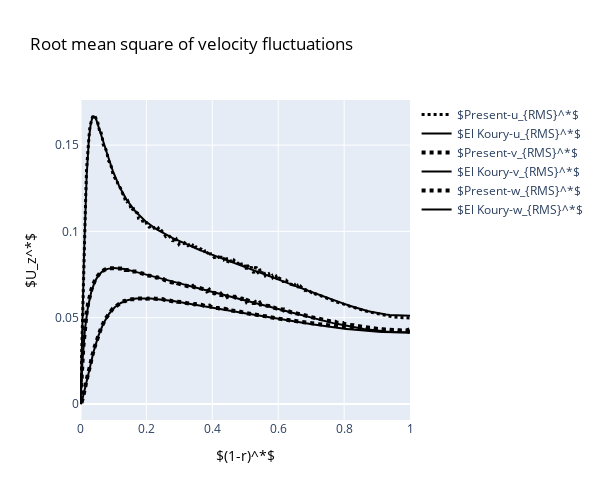

Here is the notebook cell this chart was saved with:
### Code cell
fig = go.Figure()
fig.add_trace(go.Scatter( 
                        x=dfrms_avg.dist_norm, y=z_rms_smoothed,
                         name='$Present-u_{RMS}^*$', line = dict(color='black', width=3,   dash='dot')))
fig.add_trace(go.Scatter(x=df.OneMin_rPlus, y=df.Uz_rmsPlus, 
                         name= '$El Koury-u_{RMS}^*$', line = dict(width=2,color='black')))
fig.add_trace(go.Scatter(x=dfrms_avg.dist_norm, y=x_rms_smoothed, 
                         name='$Present-v_{RMS}^*$', line = dict(color='black', width=4,   dash='dot')))
fig.add_trace(go.Scatter(x=df.OneMin_rPlus, y=df.Ur_rmsPlus,
                         name='$El Koury-v_{RMS}^*$', line = dict(width=2,color='black')))
fig.add_trace(go.Scatter(x=dfrms_avg.dist_norm, y=y_rms_smoothed,
                         name='$Present-w_{RMS}^*$', line = dict(color='black', width=4,   dash='dot')))
fig.add_trace(go.Scatter(x=df.OneMin_rPlus, y=df.Ut_rmsPlus,
                         name='$El Koury-w_{RMS}^*$', line = dict(width=2,color='black')))

fig.update_layout(
    title = dict(text ="Root mean square of velocity fluctuations", font =dict(color ='black')),
    xaxis_title = dict(text ='$(1-r)^*$', font= dict(color ='black')),
    yaxis_title =dict(text ='$U_z^*$', font= dict(color ='black')),
    #xaxis_type="log", 
    autosize=False,
    width=600,
    height=500)

fig.show()

### Figure 1 — Plotly figure (JSON) as saved in the notebook; plotly's stock layout.template omitted (floating-point values rounded to 4 significant figures; data arrays with more than 128 entries replaced by an {"elided": "..."} marker saying what was removed)
{"data": [{"line": {"color": "black", "dash": "dot", "width": 3}, "name": "$Present-u_{RMS}^*$", "type": "scatter", "x": {"elided": "346 float values"}, "y": {"elided": "346 float values"}}, {"line": {"color": "black", "width": 2}, "name": "$El Koury-u_{RMS}^*$", "type": "scatter", "x": {"elided": "318 float values"}, "y": {"elided": "318 float values"}}, {"line": {"color": "black", "dash": "dot", "width": 4}, "name": "$Present-v_{RMS}^*$", "type": "scatter", "x": {"elided": "346 float values"}, "y": {"elided": "346 float values"}}, {"line": {"color": "black", "width": 2}, "name": "$El Koury-v_{RMS}^*$", "type": "scatter", "x": {"elided": "318 float values"}, "y": {"elided": "318 float values"}}, {"line": {"color": "black", "dash": "dot", "width": 4}, "name": "$Present-w_{RMS}^*$", "type": "scatter", "x": {"elided": "346 float values"}, "y": {"elided": "346 float values"}}, {"line": {"color": "black", "width": 2}, "name": "$El Koury-w_{RMS}^*$", "type": "scatter", "x": {"elided": "318 float values"}, "y": {"elided": "318 float values"}}], "layout": {"autosize": false, "height": 500, "title": {"font": {"color": "black"}, "text": "Root mean square of velocity fluctuations"}, "width": 600, "xaxis": {"title": {"font": {"color": "black"}, "text": "$(1-r)^*$"}}, "yaxis": {"title": {"font": {"color": "black"}, "text": "$U_z^*$"}}}}
